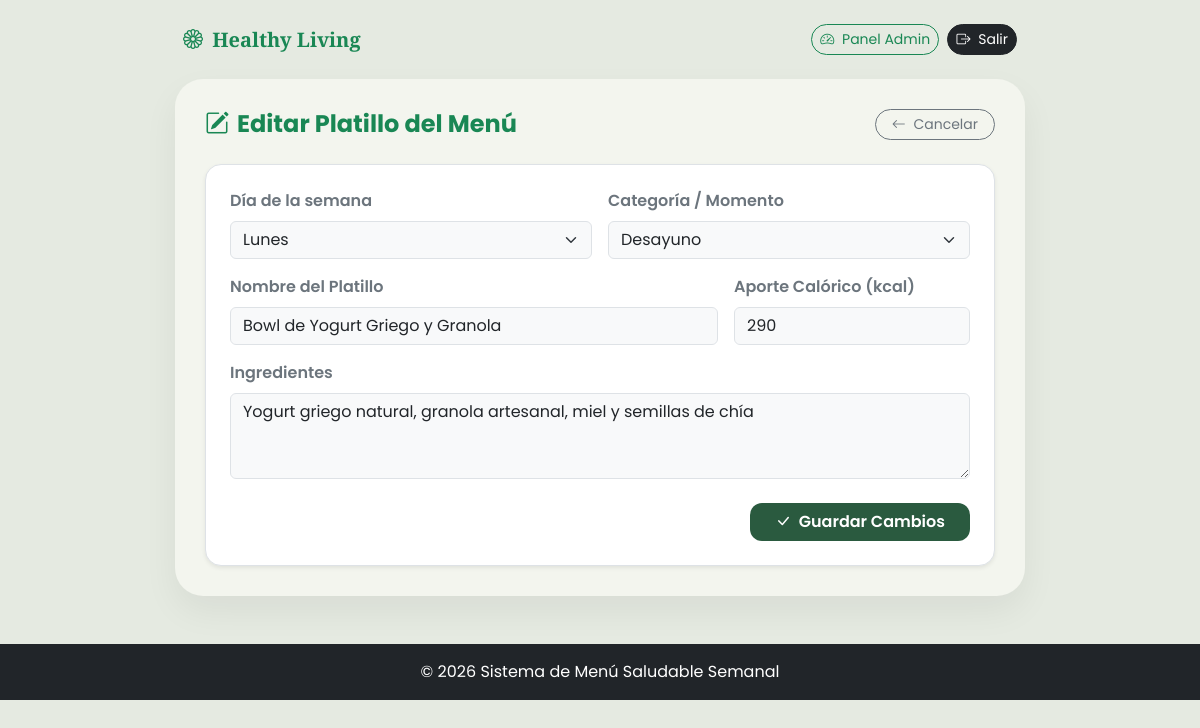
Screenshot of /editar.php?id=23 (signed in) with the database file from the repository.
### tables this page shows
CREATE TABLE `menu` (
  `id` int(11) NOT NULL,
  `dia` varchar(20) NOT NULL,
  `categoria` varchar(50) NOT NULL,
  `platillo` varchar(100) NOT NULL,
  `ingredientes` text NOT NULL,
  `fecha_registro` timestamp NOT NULL DEFAULT current_timestamp(),
  `calorias` int(11) NOT NULL DEFAULT 0,
  `imagen` varchar(255) DEFAULT NULL
);

### editar.php (the view, shortened to what this page needs)
<?php
require_once 'config/conexion.php';
$id = intval($_GET['id'] ?? 0);
$stmt = $conn->prepare("SELECT * FROM menu WHERE id = ?");
$stmt->bind_param("i", $id);
$stmt->execute();
$platillo = $stmt->get_result()->fetch_assoc();
include 'includes/header.php';
?>
<div class="main-card my-4">
    <div class="d-flex justify-content-between align-items-center mb-4">
        <h4 class="fw-bold text-success mb-0"><i class="bi bi-pencil-square me-2"></i>Editar Platillo del Menú</h4>
        <a href="admin.php" class="btn btn-outline-secondary rounded-pill px-3 btn-sm"><i class="bi bi-arrow-left me-1"></i> Cancelar</a>
    </div>
    <form method="POST" class="bg-white p-4 rounded-4 shadow-sm border">
        <div class="row g-3">
            <div class="col-md-6">
                <label class="form-label fw-semibold text-secondary">Día de la semana</label>
                <select name="dia" class="form-select bg-light" required>
                    <?php
                    $dias = ['Lunes', 'Martes', 'Miércoles', 'Jueves', 'Viernes', 'Sábado', 'Domingo'];
                    foreach ($dias as $d):
                    ?>
                        <option value="<?= $d ?>" <?= $platillo['dia'] == $d ? 'selected' : '' ?>><?= $d ?></option>
                    <?php endforeach; ?>
                </select>
            </div>
            <div class="col-md-6">
                <label class="form-label fw-semibold text-secondary">Categoría / Momento</label>
                <select name="categoria" class="form-select bg-light" required>
                    <?php
                    $cats = ['Desayuno', 'Almuerzo', 'Cena', 'Snack'];
                    foreach ($cats as $c):
                    ?>
                        <option value="<?= $c ?>" <?= $platillo['categoria'] == $c ? 'selected' : '' ?>><?= $c ?></option>
                    <?php endforeach; ?>
                </select>
            </div>
            <div class="col-md-8">
                <label class="form-label fw-semibold text-secondary">Nombre del Platillo</label>
                <input type="text" name="platillo" class="form-control bg-light" value="<?= htmlspecialchars($platillo['platillo']) ?>" required>
            </div>
            <div class="col-md-4">
                <label class="form-label fw-semibold text-secondary">Aporte Calórico (kcal)</label>
                <input type="number" name="calorias" class="form-control bg-light" value="<?= $platillo['calorias'] ?>" required>
            </div>
            <div class="col-12">
                <label class="form-label fw-semibold text-secondary">Ingredientes</label>
                <textarea name="ingredientes" class="form-control bg-light" rows="3" required><?= htmlspecialchars($platillo['ingredientes']) ?></textarea>
            </div>
            <div class="col-12 mt-4 text-end">
                <button type="submit" class="btn btn-add px-4"><i class="bi bi-check-lg me-1"></i> Guardar Cambios</button>
            </div>
        </div>
    </form>
</div>
<?php include 'includes/footer.php'; ?>

### includes/header.php (style rules this page uses)
body { background-color: #e5eae1; font-family: 'Poppins', sans-serif; color: #1e3d2f; }
.main-card { background-color: #f3f5ee; border-radius: 28px; box-shadow: 0 15px 35px rgba(0,0,0,0.06); padding: 30px; max-width: 850px; margin: auto; }
.btn-add { background-color: #2a5a3f; color: white; border-radius: 12px; font-weight: 600; }

### rows the page displays
menu: dia "Lunes", categoria "Desayuno", platillo "Bowl de Yogurt Griego y Granola", calorias "290", ingredientes "Yogurt griego natural, granola artesanal, miel y semillas de chía"
